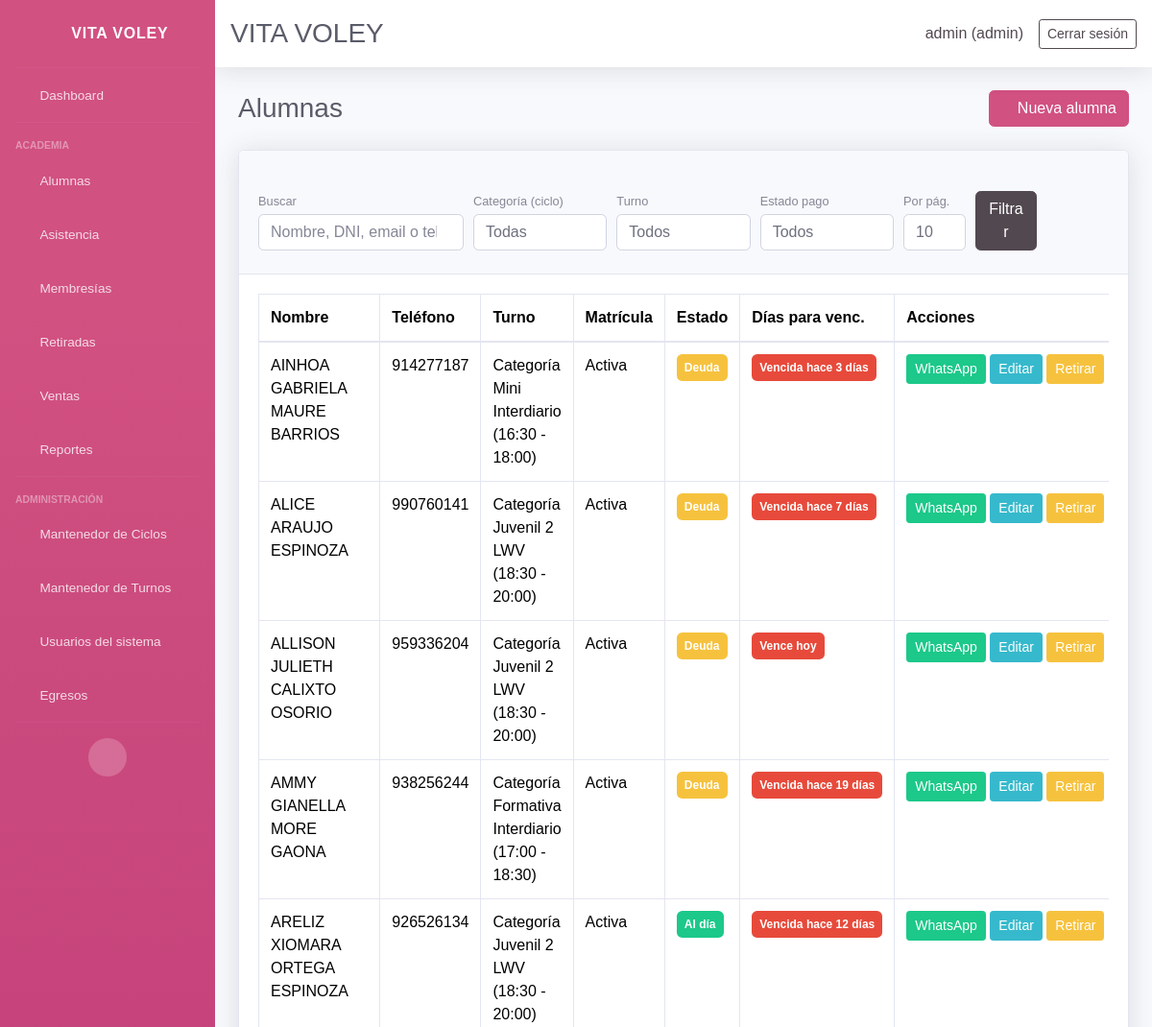
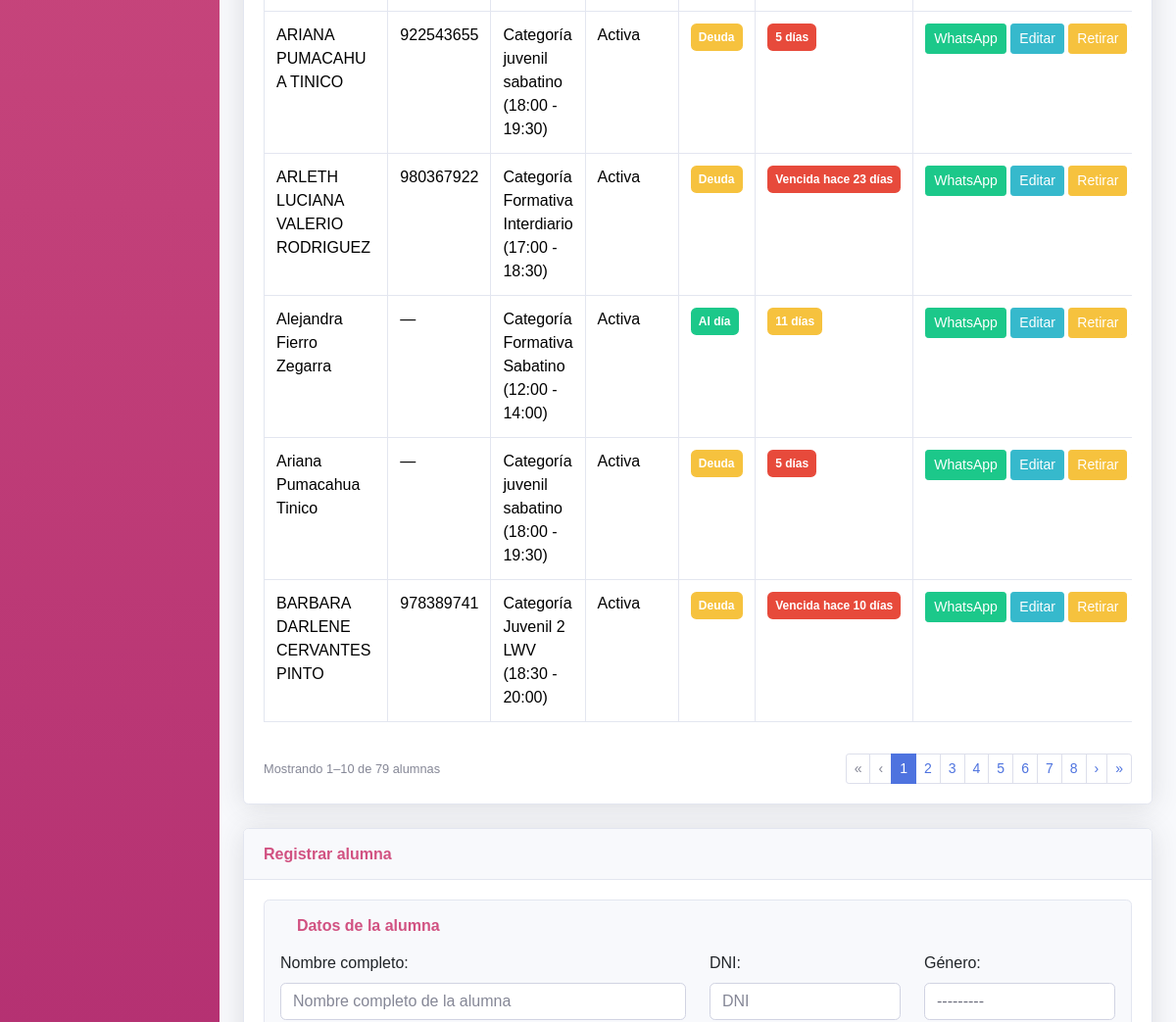
Page /students/ (signed in, upper part) on the earlier database version (2 pictures, top to bottom).
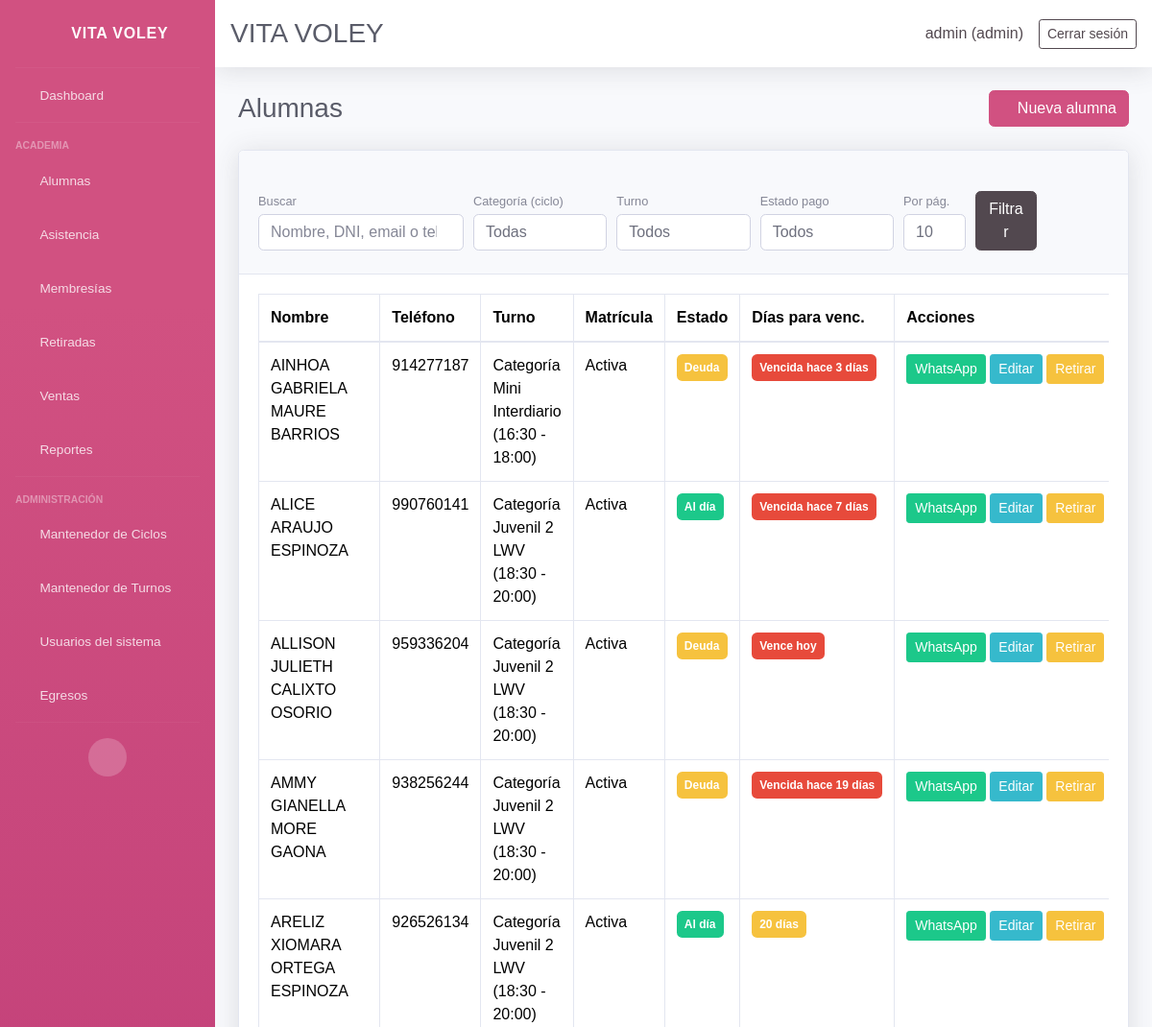
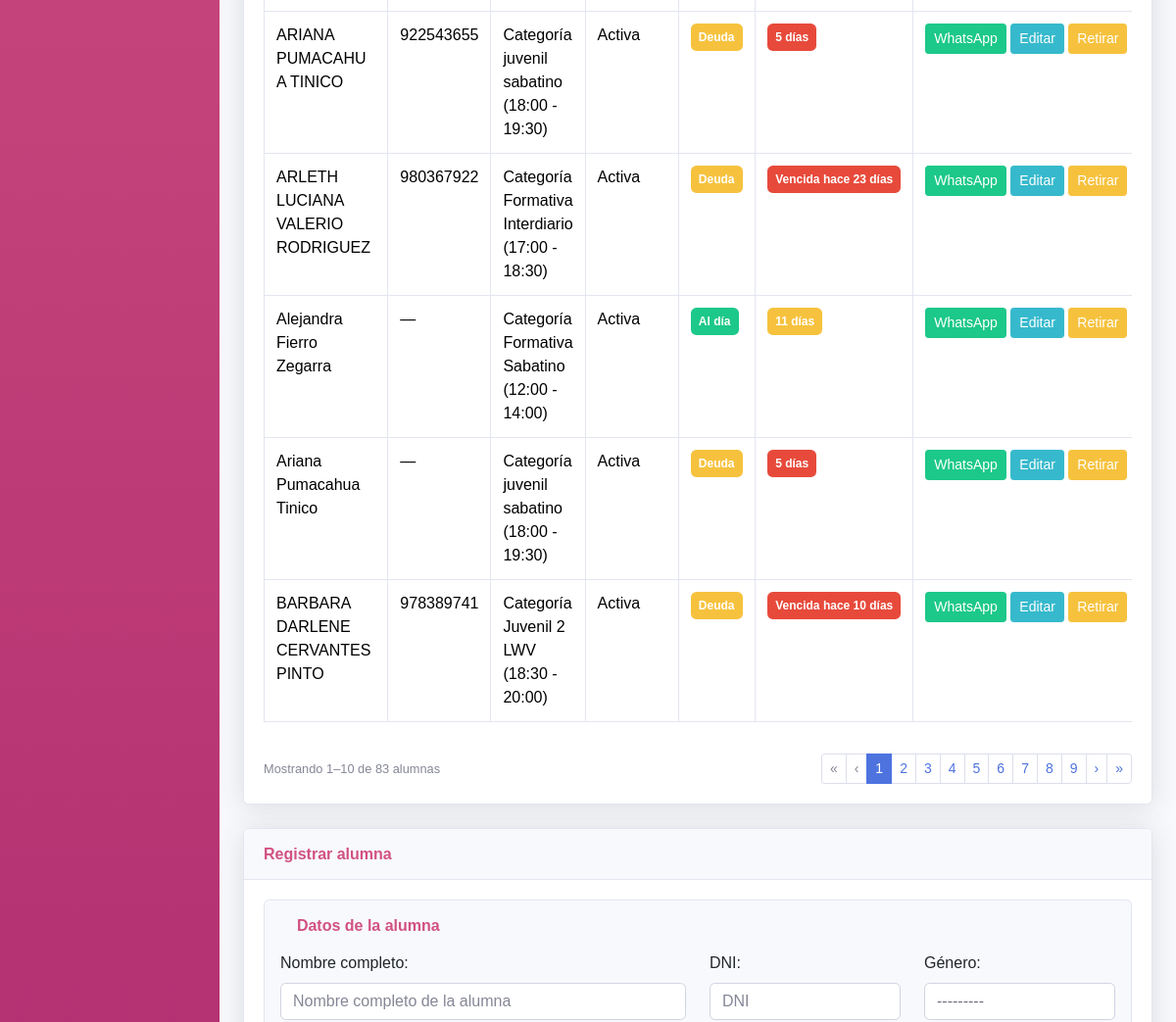
Same page on the later database version (2 pictures, top to bottom).
### core/models.py (models this page shows, shortened)
class Student(models.Model):
    ENROLLMENT_STATUS_CHOICES = ENROLLMENT_STATUS_CHOICES
    name = models.CharField(max_length=120)
    age = models.PositiveSmallIntegerField(blank=True, null=True)
    dni = models.CharField(max_length=15, blank=True, null=True)
    email = models.EmailField(blank=True, null=True)
    contact = models.CharField(max_length=200, blank=True, null=True, verbose_name='Teléfono del estudiante')
    gender = models.CharField(max_length=10, choices=GENDER_CHOICES, blank=True, null=True, verbose_name='Género')
    cycle = models.ForeignKey(
        Cycle,
        on_delete=models.SET_NULL,
        blank=True,
        null=True,
        related_name='students',
        verbose_name='Ciclo',
    )
    student_condition = models.CharField(
        max_length=20,
        choices=STUDENT_CONDITION_CHOICES,
        default='regular',
        verbose_name='Condición del alumno',
    )
    school = models.CharField(max_length=120, blank=True, null=True, verbose_name='Colegio')
    size = models.CharField(max_length=5, choices=SIZE_CHOICES, blank=True, null=True, verbose_name='Talla')
    referral_source = models.CharField(max_length=200, blank=True, null=True, verbose_name='¿Cómo se enteró de la academia?')
    uniform_delivered = models.BooleanField(default=False, verbose_name='Se entregó uniforme')
    guardian = models.CharField(max_length=120, blank=True, null=True, verbose_name='Nombre del apoderado')
    guardian_dni = models.CharField(max_length=15, blank=True, null=True, verbose_name='DNI del apoderado')
    guardian_birth_date = models.DateField(blank=True, null=True, verbose_name='Fecha de nacimiento del apoderado')
    guardian_gender = models.CharField(
        max_length=10,
        choices=GENDER_CHOICES,
        blank=True,
        null=True,
        verbose_name='Género del apoderado',
    )
    guardian_phone = models.CharField(max_length=200, blank=True, null=True, verbose_name='Teléfono del apoderado')
    address = models.TextField(blank=True, null=True)
    shift = models.ForeignKey(Shift, on_delete=models.PROTECT, blank=True, null=True, related_name='students')
    enrollment_status = models.CharField(max_length=10, choices=ENROLLMENT_STATUS_CHOICES, default='active')
    retired = models.BooleanField(default=False)
    retired_reason = models.TextField(blank=True, null=True)
    retired_at = models.DateField(blank=True, null=True)
    monthly_fee = models.DecimalField(max_digits=10, decimal_places=2, blank=True, null=True)
    enrollment_date = models.DateField(blank=True, null=True)
    membership_start = models.DateField(blank=True, null=True, verbose_name='Inicio de membresía')
    membership_end = models.DateField(blank=True, null=True, verbose_name='Fin de membresía')
    birth_date = models.DateField(blank=True, null=True)
    attendance_days = models.JSONField(default=list, blank=True)
    created_at = models.DateTimeField(auto_now_add=True)
    class Meta:
        ordering = ['name']
    @property
    def active(self):
        return not self.retired and self.enrollment_status == 'active'
    def _membership_period(self):
        from datetime import timedelta
        today = timezone.localdate()
        current = self.memberships.filter(
            start_date__lte=today,
            end_date__gte=today,
        ).order_by('-end_date').first()
        if current:
            return current.start_date, current.end_date
        upcoming = self.memberships.filter(start_date__gt=today).order_by('start_date').first()
        if upcoming:
            return upcoming.start_date, upcoming.end_date
        latest = self.memberships.order_by('-end_date', '-created_at').first()
        if latest:
            return latest.start_date, latest.end_date
    @property
    def membership_expiry_info(self):
        today = timezone.localdate()
        start, end = self._membership_period()
        if not end:
            return {'days': None, 'label': 'Sin membresía', 'color': 'secondary'}
        if not start:
            from datetime import timedelta
            start = end - timedelta(days=30)
        total_days = max((end - start).days, 1)
        if today > end:
            days_left = (end - today).days
            label = f'Vencida hace {abs(days_left)} día{"s" if abs(days_left) != 1 else ""}'
            color = 'danger'
        else:
            days_left = (end - today).days
            if days_left == 0:
                label = 'Vence hoy'
                color = 'danger'
            else:
                label = f'{days_left} día{"s" if days_left != 1 else ""}'
                elapsed = (today - start).days
                progress = min(max(elapsed / total_days, 0), 1)
                if progress < 1 / 3:
                    color = 'success'
                elif progress < 2 / 3:
                    color = 'warning'
                else:
                    color = 'danger'
        return {'days': days_left, 'label': label, 'color': color}
    @property
    def membership_debt_info(self):
        membership = self.memberships.order_by('-end_date', '-created_at').first()
        if not membership:
            return {'has_debt': False, 'label': 'Sin membresía', 'color': 'secondary'}
        balance = float(membership.balance)
        if balance <= 0:
            return {'has_debt': False, 'label': 'Al día', 'color': 'success'}
        return {'has_debt': True, 'label': 'Deuda', 'color': 'warning', 'balance': balance}
    @staticmethod
    def _whatsapp_url_from_phone(phone):
        if not phone:
            return None
        digits = ''.join(ch for ch in phone if ch.isdigit())
        if not digits:
            return None
        if digits.startswith('00'):
            digits = digits[2:]
        if len(digits) == 9:
            digits = '51' + digits
        elif len(digits) == 10 and digits.startswith('0'):
            digits = '51' + digits[1:]
        if len(digits) < 9:
            return None
        return f'https://wa.me/{digits}'
    @property
    def whatsapp_url(self):
        return self._whatsapp_url_from_phone(self.guardian_phone)
    def get_shift_display(self):
        if not self.shift:
            return ''
        return str(self.shift)

class Shift(models.Model):
    name = models.CharField(max_length=120)
    start_time = models.TimeField()
    end_time = models.TimeField()
    active_days = models.JSONField(default=list, blank=True)
    created_at = models.DateTimeField(auto_now_add=True)
    class Meta:
        ordering = ['name']
    @property
    def schedule(self):
        return f"{self.start_time.strftime('%H:%M')} - {self.end_time.strftime('%H:%M')}"
    def __str__(self):
        return f"{self.name} ({self.schedule})"

### core/views.py (the view, shortened to what this page needs)
# urls.py: path('students/', views.student_list, name='students_list'),
@login_required(login_url='login')
def student_list(request):
    query = request.GET.get('q', '').strip()
    cycle_filter = valid_cycle_id(request.GET.get('cycle', ''))
    shift_filter = _valid_shift_filter(request.GET.get('shift', ''))
    debt_filter = _valid_debt_filter(request.GET.get('debt_status', ''))
    students = Student.objects.filter(retired=False).select_related('cycle', 'shift').prefetch_related(
        'memberships__payments',
    )
    if cycle_filter:
        students = students.filter(cycle_id=int(cycle_filter))
    if shift_filter:
        students = students.filter(shift_id=int(shift_filter))
    students = students.order_by('name')
    per_page = _student_per_page(request)
    page_obj = Paginator(students, per_page).get_page(request.GET.get('page'))
    if request.method == 'POST':
        form = StudentForm(request.POST)
        if form.is_valid():
            form.save()
            return redirect('students_list')
    else:
        form = StudentForm()
    context = {
        'page_obj': page_obj,
        'per_page': per_page,
        'page_sizes': STUDENT_PAGE_SIZES,
        'students_query': urlencode(_students_list_query_params(request)),
        'query': query,
        'cycle_filter': cycle_filter,
        'cycle_choices': active_cycle_choices(),
        'shift_filter': shift_filter,
        'shift_choices': _shift_choices(),
        'debt_filter': debt_filter,
        'form': form,
        'create_mode': True,
    }
    return render(request, 'core/students.html', context)

### core/context_processors.py (called while the page is built, shortened)
def user_role_context(request):
    user_role = None
    is_admin = False
    is_secretary = False
    if request.user.is_authenticated:
        if request.user.is_superuser:
            user_role = 'admin'
            is_admin = True
    return {
        'user_role': user_role,
        'is_admin': is_admin,
        'is_secretary': is_secretary,
    }

### core/models.py (called while the page is built)
def active_cycle_choices():
    return [
        (str(cycle.pk), cycle.name)
        for cycle in Cycle.objects.filter(is_active=True).order_by('name')
    ]

def valid_cycle_id(value):
    if not value or not str(value).isdigit():
        return ''
    if Cycle.objects.filter(pk=int(value)).exists():
        return str(value)
    return ''

    def __str__(self):
        return self.name

    @property
    def paid_total(self):
        return self.payments.aggregate(total=models.Sum('amount'))['total'] or 0

    @property
    def balance(self):
        return max(float(self.amount_due) - float(self.paid_total), 0)

### core/views.py (called while the page is built)
def _valid_shift_filter(value):
    if not value or not str(value).isdigit():
        return ''
    if Shift.objects.filter(pk=int(value)).exists():
        return str(value)
    return ''

### core/templates/core/students.html (shortened to what the changed rows need)
{% extends 'core/base.html' %}
{% block content %}
<div class="d-sm-flex align-items-center justify-content-between mb-4">
    <h1 class="h3 mb-0 text-gray-800">Alumnas</h1>
</div>
<div class="card shadow mb-4">
    <div class="card-body">
        <div class="table-responsive">
            <table class="table table-bordered">
                <thead>
                    <tr>
                        <th>Nombre</th>
                        <th>Teléfono</th>
                        <th>Turno</th>
                        <th>Matrícula</th>
                        <th>Estado</th>
                        <th>Días para venc.</th>
                        <th>Acciones</th>
                    </tr>
                </thead>
                <tbody>
                    {% for student in page_obj %}
                    <tr>
                        <td>{{ student.name }}</td>
                        <td>{{ student.contact|default:"—" }}</td>
                        <td>{{ student.get_shift_display|default:"—" }}</td>
                        <td>{% if student.enrollment_status == 'active' %}Activa{% else %}Inactiva{% endif %}</td>
                        <td>
                            {% with debt=student.membership_debt_info %}
                            <span class="badge badge-{{ debt.color }} px-2 py-2"{% if debt.balance %} title="Debe S/ {{ debt.balance|floatformat:2 }}"{% endif %}>{{ debt.label }}</span>
                            {% endwith %}
                        </td>
                        <td>
                            {% with info=student.membership_expiry_info %}
                            <span class="badge badge-{{ info.color }} px-2 py-2">{{ info.label }}</span>
                            {% endwith %}
                        </td>
                        <td class="text-nowrap">
                            {% if student.whatsapp_url %}
                                <a class="btn btn-sm btn-success" href="{{ student.whatsapp_url }}" target="_blank" rel="noreferrer">WhatsApp</a>
                            {% else %}
                                <button class="btn btn-sm btn-secondary" disabled title="Sin teléfono del apoderado">WhatsApp</button>
                            {% endif %}
                            <a class="btn btn-sm btn-info" href="{% url 'student_edit' student.id %}">Editar</a>
                            <a class="btn btn-sm btn-warning" href="{% url 'student_retire' student.id %}">Retirar</a>
                        </td>
                    </tr>
                    {% empty %}
                    <tr><td colspan="7">No se encontraron alumnas.</td></tr>
                    {% endfor %}
                </tbody>
            </table>
        </div>
        {% if page_obj %}
        <div class="d-flex flex-wrap justify-content-between align-items-center mt-3">
            <p class="text-muted small mb-2 mb-md-0">
                Mostrando {{ page_obj.start_index }}–{{ page_obj.end_index }} de {{ page_obj.paginator.count }} alumna{{ page_obj.paginator.count|pluralize:"s" }}
            </p>
            {% if page_obj.paginator.num_pages > 1 %}
            <nav aria-label="Páginas de alumnas">
                <ul class="pagination pagination-sm mb-0 flex-wrap">
                    <li class="page-item {% if not page_obj.has_previous %}disabled{% endif %}">
                        {% if page_obj.has_previous %}
                        <a class="page-link" href="?{% if students_query %}{{ students_query }}&{% endif %}page=1">«</a>
                        {% else %}<span class="page-link">«</span>{% endif %}
                    </li>
                    <li class="page-item {% if not page_obj.has_previous %}disabled{% endif %}">
                        {% if page_obj.has_previous %}
                        <a class="page-link" href="?{% if students_query %}{{ students_query }}&{% endif %}page={{ page_obj.previous_page_number }}">‹</a>
                        {% else %}<span class="page-link">‹</span>{% endif %}
                    </li>
                    {% for num in page_obj.paginator.page_range %}
                    <li class="page-item {% if page_obj.number == num %}active{% endif %}">
                        {% if page_obj.number == num %}
                        <span class="page-link">{{ num }}</span>
                        {% else %}
                        <a class="page-link" href="?{% if students_query %}{{ students_query }}&{% endif %}page={{ num }}">{{ num }}</a>
                        {% endif %}
                    </li>
                    {% endfor %}
                    <li class="page-item {% if not page_obj.has_next %}disabled{% endif %}">
                        {% if page_obj.has_next %}
                        <a class="page-link" href="?{% if students_query %}{{ students_query }}&{% endif %}page={{ page_obj.next_page_number }}">›</a>
                        {% else %}<span class="page-link">›</span>{% endif %}
                    </li>
                    <li class="page-item {% if not page_obj.has_next %}disabled{% endif %}">
                        {% if page_obj.has_next %}
                        <a class="page-link" href="?{% if students_query %}{{ students_query }}&{% endif %}page={{ page_obj.paginator.num_pages }}">»</a>
                        {% else %}<span class="page-link">»</span>{% endif %}
                    </li>
                </ul>
            </nav>
            {% endif %}
        </div>
        {% endif %}
    </div>
</div>
{% endblock %}

Differences in the rows shown:
computed for Student "ALICE ARAUJO ESPINOZA": membership_debt_info.label "Deuda" → "Al día"
changed Student "AMMY GIANELLA MORE GAONA": shift "Categoría Formativa Interdiario (17:00 - 18:30)" → "Categoría Juvenil 2 LWV (18:30 - 20:00)"
changed Student "ARELIZ XIOMARA ORTEGA ESPINOZA": membership_expiry_info.label "Vencida hace 12 días" → "20 días"
Other differences:
{{ page_obj.paginator.count }}: "79" → "83"
new list line: "9"
